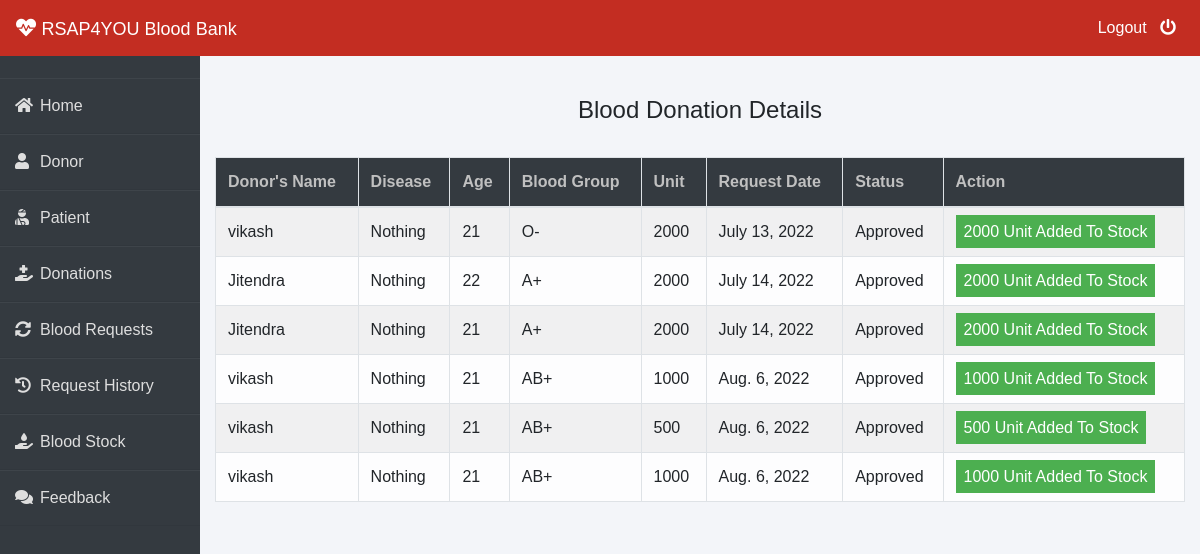
The page /admin-donation (signed in) on the database its author committed.
### donor/models.py (models this page shows, shortened)
class BloodDonate(models.Model):
    donor=models.ForeignKey(Donor,on_delete=models.CASCADE)
    disease=models.CharField(max_length=100,default="Nothing")
    age=models.PositiveIntegerField()
    bloodgroup=models.CharField(max_length=10)
    unit=models.PositiveIntegerField(default=0)
    status=models.CharField(max_length=20,default="Pending")
    date=models.DateField(auto_now=True)

class Donor(models.Model):
    user=models.OneToOneField(User,on_delete=models.CASCADE)
    profile_pic= models.ImageField(upload_to='profile_pic/Donor/',null=True,blank=True)
    bloodgroup=models.CharField(max_length=10)
    address = models.CharField(max_length=40)
    mobile = models.CharField(max_length=20,null=False)
    Email = models.EmailField(max_length=50,null=False,default=0)
    def __str__(self):
        return self.user.first_name

### blood/views.py (the view)
# urls.py: path('admin-donation', views.admin_donation_view,name='admin-donation'),
@login_required(login_url='adminlogin')
def admin_donation_view(request):
    donations=dmodels.BloodDonate.objects.all()
    return render(request,'blood/admin_donation.html',{'donations':donations})

### templates/blood/admin_donation.html (shortened to what this page needs)
{% extends 'blood/adminbase.html' %}
{% block content %}
{% load widget_tweaks %}
{%load static%}
<head>
   </head>
<br><br>
<div class="container">
    <H4 class="text-center">Blood Donation Details</H4><br>
    <table class="table table-light table-hover table-bordered table-striped">
        <thead class="bg-dark">
            <tr>
                <th scope="col" style="color: rgb(192, 192, 192);">Donor's Name</th>
                <th scope="col" style="color: rgb(192, 192, 192);">Disease</th>
                <th scope="col" style="color: rgb(192, 192, 192);">Age</th>
                <th scope="col" style="color: rgb(192, 192, 192);">Blood Group</th>
                <th scope="col" style="color: rgb(192, 192, 192);">Unit</th>
                <th scope="col" style="color: rgb(192, 192, 192);">Request Date</th>
                <th scope="col" style="color: rgb(192, 192, 192);">Status</th>
                <th style="color: rgb(192, 192, 192);">Action</th>
            </tr>
        </thead>
        <tbody>
            {% for t in donations %}
            <tr>
                <td> {{t.donor}}</td>
                <td> {{t.disease}}</td>
                <td> {{t.age}}</td>
                <td>{{t.bloodgroup}}</td>
                <td>{{t.unit}}</td>
                <td>{{t.date}}</td>
                <td>{{t.status}}</td>
                {% if t.status == 'Pending' %}
                <td>
                    <button class="btn btn-success btn-sm"><a  style="text-decoration: none;color: white;" href="{% url 'approve-donation' t.id  %}"><i class="fa fa-check"></i> Approve</a> </button>
                    <button class="btn btn-danger btn-sm"><a  style="text-decoration: none;color: white;" href="{% url 'reject-donation' t.id  %}"><i class="fa fa-times"></i> Reject</a> </button>
                </td>
                {% elif  t.status == 'Approved' %}
                <td><span class="label success">{{t.unit}} Unit Added To Stock</span></td>
                {% else %}
                <td><span class="label danger">0 Unit Added To Stock</span></td>
                {% endif %}
            </tr>
            {% endfor %}
        </tbody>
    </table>
</div>
{% endblock content %}

### templates/blood/adminbase.html (style rules this page uses)
* { margin: 0; padding: 0; box-sizing: border-box; list-style: none; text-decoration: none; font-family: 'Josefin Sans', sans-serif; }
body { background-color: #f3f5f9; }

### templates/blood/admin_donation.html (style rules this page uses)
.label { color: white; padding: 8px; }
.success { background-color: #4CAF50; }

### rows shown on the page
BloodDonate: donor "vikash", disease "Nothing", age "21", bloodgroup "O-", unit "2000", date "July 13, 2022", status "Approved"
BloodDonate: donor "Jitendra", disease "Nothing", age "22", bloodgroup "A+", unit "2000", date "July 14, 2022", status "Approved"
BloodDonate: donor "Jitendra", disease "Nothing", age "21", bloodgroup "A+", unit "2000", date "July 14, 2022", status "Approved"
BloodDonate: donor "vikash", disease "Nothing", age "21", bloodgroup "AB+", unit "1000", date "Aug. 6, 2022", status "Approved"
BloodDonate: donor "vikash", disease "Nothing", age "21", bloodgroup "AB+", unit "500", date "Aug. 6, 2022", status "Approved"
BloodDonate: donor "vikash", disease "Nothing", age "21", bloodgroup "AB+", unit "1000", date "Aug. 6, 2022", status "Approved"
